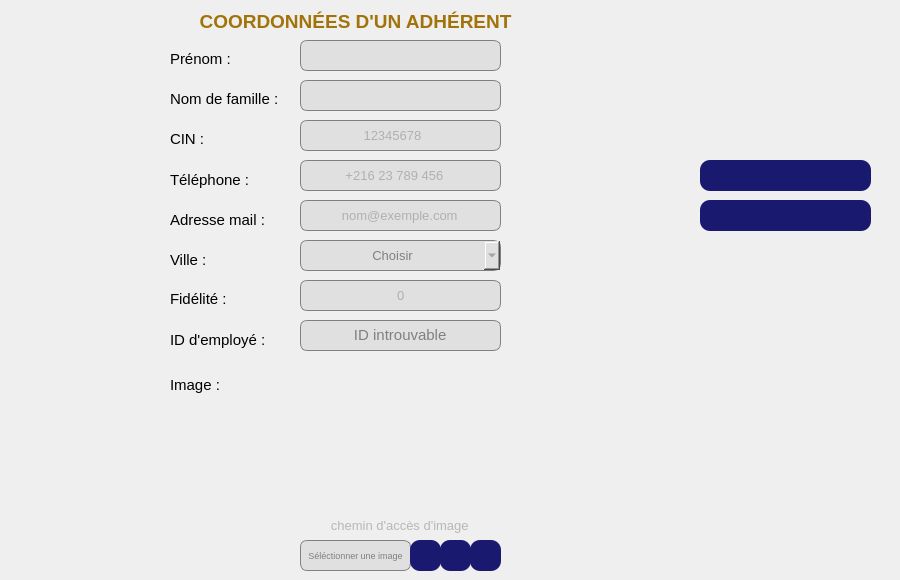
   <widget class="QWidget" name="tab_3">
    <attribute name="title">
     <string>INSERTION</string>
    </attribute>
    <widget class="QLineEdit" name="lineEdit_nom">
     <property name="geometry">
      <rect>
       <x>300</x>
       <y>80</y>
       <width>201</width>
       <height>31</height>
      </rect>
     </property>
     <property name="styleSheet">
      <string notr="true">QLineEdit {
	font: 10pt ;
    background-color: #e0e0e0; /* Couleur de fond par défaut */
    color: #808080; /* Couleur du texte par défaut (gris clair) */
    border: 1px solid #808080; /* Bordure grise par défaut */
    border-radius: 7px; /* Arrondir les coins par défaut */
    padding-left: 10px; /* Ajoute un espace à gauche */

}

QLineEdit:focus {
    background-color: #fafad2; /* Nouvelle couleur de fond lorsque le lineEdit est en focus */
    color: #000000; /* Nouvelle couleur du texte lorsque le lineEdit est en focus (noir) */
    border-color: #D3D3D3; /* Nouvelle couleur de la bordure lorsque le lineEdit est en focus */
}
</string>
     </property>
    </widget>
    <widget class="QLineEdit" name="lineEdit_prenom">
     <property name="geometry">
      <rect>
       <x>300</x>
       <y>40</y>
       <width>201</width>
       <height>31</height>
      </rect>
     </property>
     <property name="styleSheet">
      <string notr="true">QLineEdit {
	font: 10pt ;
    background-color: #e0e0e0; /* Couleur de fond par défaut */
    color: #808080; /* Couleur du texte par défaut (gris clair) */
    border: 1px solid #808080; /* Bordure grise par défaut */
    border-radius: 7px; /* Arrondir les coins par défaut */
    padding-left: 10px; /* Ajoute un espace à gauche */

}

QLineEdit:focus {
    background-color: #fafad2; /* Nouvelle couleur de fond lorsque le lineEdit est en focus */
    color: #000000; /* Nouvelle couleur du texte lorsque le lineEdit est en focus (noir) */
    border-color: #D3D3D3; /* Nouvelle couleur de la bordure lorsque le lineEdit est en focus */
}
</string>
     </property>
    </widget>
    <widget class="QLabel" name="label_19">
     <property name="geometry">
      <rect>
       <x>170</x>
       <y>170</y>
       <width>81</width>
       <height>21</height>
      </rect>
     </property>
     <property name="text">
      <string>&lt;html&gt;&lt;head/&gt;&lt;body&gt;&lt;p&gt;&lt;span style=&quot; font-size:11pt;&quot;&gt;Téléphone : &lt;/span&gt;&lt;/p&gt;&lt;/body&gt;&lt;/html&gt;</string>
     </property>
    </widget>
    <widget class="QLabel" name="label_20">
     <property name="geometry">
      <rect>
       <x>170</x>
       <y>50</y>
       <width>81</width>
       <height>16</height>
      </rect>
     </property>
     <property name="text">
      <string>&lt;html&gt;&lt;head/&gt;&lt;body&gt;&lt;p&gt;&lt;span style=&quot; font-size:11pt;&quot;&gt;Prénom : &lt;/span&gt;&lt;/p&gt;&lt;/body&gt;&lt;/html&gt;</string>
     </property>
    </widget>
    <widget class="QLineEdit" name="lineEdit_email">
     <property name="geometry">
      <rect>
       <x>300</x>
       <y>200</y>
       <width>201</width>
       <height>31</height>
      </rect>
     </property>
     <property name="styleSheet">
      <string notr="true">QLineEdit {
	font: 10pt ;
    background-color: #e0e0e0; /* Couleur de fond par défaut */
    color: #808080; /* Couleur du texte par défaut (gris clair) */
    border: 1px solid #808080; /* Bordure grise par défaut */
    border-radius: 7px; /* Arrondir les coins par défaut */
    padding-left: 10px; /* Ajoute un espace à gauche */
    padding-right: 10px; /* Ajoute un espace à droite */

}

QLineEdit:focus {
    background-color: #fafad2; /* Nouvelle couleur de fond lorsque le lineEdit est en focus */
    color: #000000; /* Nouvelle couleur du texte lorsque le lineEdit est en focus (noir) */
    border-color: #D3D3D3; /* Nouvelle couleur de la bordure lorsque le lineEdit est en focus */
}
</string>
     </property>
     <property name="placeholderText">
      <string>        nom@exemple.com</string>
     </property>
    </widget>
    <widget class="QLabel" name="label_21">
     <property name="geometry">
      <rect>
       <x>170</x>
       <y>130</y>
       <width>81</width>
       <height>16</height>
      </rect>
     </property>
     <property name="text">
      <string>&lt;html&gt;&lt;head/&gt;&lt;body&gt;&lt;p&gt;&lt;span style=&quot; font-size:11pt;&quot;&gt;CIN : &lt;/span&gt;&lt;/p&gt;&lt;/body&gt;&lt;/html&gt;</string>
     </property>
    </widget>
    <widget class="QLineEdit" name="lineEdit_cin">
     <property name="geometry">
      <rect>
       <x>300</x>
       <y>120</y>
       <width>201</width>
       <height>31</height>
      </rect>
     </property>
     <property name="styleSheet">
      <string notr="true">QLineEdit {
	font: 10pt ;
    background-color: #e0e0e0; /* Couleur de fond par défaut */
    color: #808080; /* Couleur du texte par défaut (gris clair) */
    border: 1px solid #808080; /* Bordure grise par défaut */
    border-radius: 7px; /* Arrondir les coins par défaut */
    padding-left: 10px; /* Ajoute un espace à gauche */

}

QLineEdit:focus {
    background-color: #fafad2; /* Nouvelle couleur de fond lorsque le lineEdit est en focus */
    color: #000000; /* Nouvelle couleur du texte lorsque le lineEdit est en focus (noir) */
    border-color: #D3D3D3; /* Nouvelle couleur de la bordure lorsque le lineEdit est en focus */
}
</string>
     </property>
     <property name="maxLength">
      <number>8</number>
     </property>
     <property name="placeholderText">
      <string>              12345678</string>
     </property>
    </widget>
    <widget class="QLabel" name="label_22">
     <property name="geometry">
      <rect>
       <x>170</x>
       <y>250</y>
       <width>81</width>
       <height>21</height>
      </rect>
     </property>
     <property name="text">
      <string>&lt;html&gt;&lt;head/&gt;&lt;body&gt;&lt;p&gt;&lt;span style=&quot; font-size:11pt;&quot;&gt;Ville : &lt;/span&gt;&lt;/p&gt;&lt;/body&gt;&lt;/html&gt;</string>
     </property>
    </widget>
    <widget class="QLineEdit" name="lineEdit_fidelite">
     <property name="geometry">
      <rect>
       <x>300</x>
       <y>280</y>
       <width>201</width>
       <height>31</height>
      </rect>
     </property>
     <property name="styleSheet">
      <string notr="true">QLineEdit {
	font: 10pt ;
    background-color: #e0e0e0; /* Couleur de fond par défaut */
    color: #808080; /* Couleur du texte par défaut (gris clair) */
    border: 1px solid #808080; /* Bordure grise par défaut */
    border-radius: 7px; /* Arrondir les coins par défaut */
    padding-left: 94px; /* Ajoute un espace à gauche */
    padding-right: 60px; /* Ajoute un espace à droite */

}

QLineEdit:focus {
    background-color: #fafad2; /* Nouvelle couleur de fond lorsque le lineEdit est en focus */
    color: #000000; /* Nouvelle couleur du texte lorsque le lineEdit est en focus (noir) */
    border-color: #D3D3D3; /* Nouvelle couleur de la bordure lorsque le lineEdit est en focus */
}
</string>
     </property>
     <property name="placeholderText">
      <string>0</string>
     </property>
    </widget>
    <widget class="QLabel" name="label_23">
     <property name="geometry">
      <rect>
       <x>170</x>
       <y>210</y>
       <width>101</width>
       <height>21</height>
      </rect>
     </property>
     <property name="styleSheet">
      <string notr="true"/>
     </property>
     <property name="text">
      <string>&lt;html&gt;&lt;head/&gt;&lt;body&gt;&lt;p&gt;&lt;span style=&quot; font-size:11pt;&quot;&gt;Adresse mail :&lt;/span&gt;&lt;/p&gt;&lt;/body&gt;&lt;/html&gt;</string>
     </property>
    </widget>
    <widget class="QLineEdit" name="lineEdit_num_tel">
     <property name="geometry">
      <rect>
       <x>300</x>
       <y>160</y>
       <width>201</width>
       <height>31</height>
      </rect>
     </property>
     <property name="styleSheet">
      <string notr="true">QLineEdit {
	font: 10pt ;
    background-color: #e0e0e0; /* Couleur de fond par défaut */
    color: #808080; /* Couleur du texte par défaut (gris clair) */
    border: 1px solid #808080; /* Bordure grise par défaut */
    border-radius: 7px; /* Arrondir les coins par défaut */
    padding-left: 10px; /* Ajoute un espace à gauche */

}

QLineEdit:focus {
    background-color: #fafad2; /* Nouvelle couleur de fond lorsque le lineEdit est en focus */
    color: #000000; /* Nouvelle couleur du texte lorsque le lineEdit est en focus (noir) */
    border-color: #D3D3D3; /* Nouvelle couleur de la bordure lorsque le lineEdit est en focus */
}
</string>
     </property>
     <property name="placeholderText">
      <string>         +216 23 789 456</string>
     </property>
    </widget>
    <widget class="QLabel" name="label_25">
     <property name="geometry">
      <rect>
       <x>170</x>
       <y>90</y>
       <width>121</width>
       <height>16</height>
      </rect>
     </property>
     <property name="text">
      <string>&lt;html&gt;&lt;head/&gt;&lt;body&gt;&lt;p&gt;&lt;span style=&quot; font-size:11pt;&quot;&gt;Nom de famille : &lt;/span&gt;&lt;/p&gt;&lt;/body&gt;&lt;/html&gt;</string>
     </property>
    </widget>
    <widget class="QLabel" name="label_26">
     <property name="geometry">
      <rect>
       <x>170</x>
       <y>290</y>
       <width>81</width>
       <height>16</height>
      </rect>
     </property>
     <property name="text">
      <string>&lt;html&gt;&lt;head/&gt;&lt;body&gt;&lt;p&gt;&lt;span style=&quot; font-size:11pt;&quot;&gt;Fidélité : &lt;/span&gt;&lt;/p&gt;&lt;/body&gt;&lt;/html&gt;</string>
     </property>
    </widget>
    <widget class="QLabel" name="label_27">
     <property name="geometry">
      <rect>
       <x>140</x>
       <y>10</y>
       <width>431</width>
       <height>21</height>
      </rect>
     </property>
     <property name="styleSheet">
      <string notr="true">alternate-background-color: rgb(185, 71, 255);</string>
     </property>
     <property name="text">
      <string>&lt;html&gt;&lt;head/&gt;&lt;body&gt;&lt;p align=&quot;center&quot;&gt;&lt;span style=&quot; font-size:14pt; font-weight:696; color:#a17309;&quot;&gt;COORDONNÉES D'UN ADHÉRENT&lt;/span&gt;&lt;/p&gt;&lt;/body&gt;&lt;/html&gt;</string>
     </property>
    </widget>
    <widget class="QComboBox" name="comboBox_ville">
     <property name="geometry">
      <rect>
       <x>300</x>
       <y>240</y>
       <width>201</width>
       <height>31</height>
      </rect>
     </property>
     <property name="cursor">
      <cursorShape>PointingHandCursor</cursorShape>
     </property>
     <property name="styleSheet">
      <string notr="true">QComboBox {
	font: 10pt ;
    background-color: #e0e0e0; /* Couleur de fond par défaut */
    color: #808080; /* Couleur du texte par défaut (gris clair) */
    border: 1px solid #808080; /* Bordure grise par défaut */
    border-radius: 7px; /* Arrondir les coins par défaut */
    padding-left: 10px; /* Ajoute un espace à gauche */

}

QComboBox:focus {
    background-color: #fafad2; /* Nouvelle couleur de fond lorsque le lineEdit est en focus */
    color: #000000; /* Nouvelle couleur du texte lorsque le lineEdit est en focus (noir) */
    border-color: #D3D3D3; /* Nouvelle couleur de la bordure lorsque le lineEdit est en focus */
}

</string>
     </property>
     <property name="currentText">
      <string>                 Choisir</string>
     </property>
     <property name="duplicatesEnabled">
      <bool>false</bool>
     </property>
     <property name="frame">
      <bool>true</bool>
     </property>
     <item>
      <property name="text">
       <string>                 Choisir</string>
      </property>
     </item>
     <item>
      <property name="text">
       <string>Ariana</string>
      </property>
     </item>
     <item>
      <property name="text">
       <string>Manouba</string>
      </property>
     </item>
     <item>
      <property name="text">
       <string>Tunis</string>
      </property>
     </item>
     <item>
      <property name="text">
       <string>Ben Arous</string>
      </property>
     </item>
     <item>
      <property name="text">
       <string>Kairouane</string>
      </property>
     </item>
     <item>
      <property name="text">
       <string>kasserine</string>
      </property>
     </item>
     <item>
      <property name="text">
       <string>Seliana</string>
      </property>
     </item>
     <item>
      <property name="text">
       <string>Beja</string>
      </property>
     </item>
     <item>
      <property name="text">
       <string>Jendouba</string>
      </property>
     </item>
     <item>
      <property name="text">
       <string>Tataouine</string>
      </property>
     </item>
     <item>
      <property name="text">
       <string>Sfax</string>
      </property>
     </item>
     <item>
      <property name="text">
       <string>Monastir</string>
      </property>
     </item>
     <item>
      <property name="text">
       <string>Sousse</string>
      </property>
     </item>
     <item>
      <property name="text">
       <string>Nabeul</string>
      </property>
     </item>
     <item>
      <property name="text">
       <string>Gabes</string>
      </property>
     </item>
     <item>
      <property name="text">
       <string>Kebili</string>
      </property>
     </item>
     <item>
      <property name="text">
       <string>Tozeur</string>
      </property>
     </item>
     <item>
      <property name="text">
       <string>Mednine</string>
      </property>
     </item>
     <item>
      <property name="text">
       <string>Gafsa</string>
      </property>
     </item>
     <item>
      <property name="text">
       <string>Bizerte</string>
      </property>
     </item>
     <item>
      <property name="text">
       <string>Kef</string>
      </property>
     </item>
     <item>
      <property name="text">
       <string>Sidi Bouzid</string>
      </property>
     </item>
     <item>
      <property name="text">
       <string>Mahdia</string>
      </property>
     </item>
     <item>
      <property name="text">
       <string>Zaghouan</string>
      </property>
     </item>
    </widget>
    <widget class="QPushButton" name="pushButton_ajouterImage">
     <property name="geometry">
      <rect>
       <x>300</x>
       <y>540</y>
       <width>111</width>
       <height>31</height>
      </rect>
     </property>
     <property name="styleSheet">
      <string notr="true">
QPushButton {
	font: 7pt ;
    background-color: #e0e0e0; /* Couleur de fond par défaut */
    color: #808080; /* Couleur du texte par défaut (gris clair) */
    border: 1px solid #808080; /* Bordure grise par défaut */
    border-radius: 7px; /* Arrondir les coins par défaut */
}

/* Style lorsque la souris survole le bouton */
QPushButton:hover {
    background-color: #fafad2; /* Nouvelle couleur de fond lorsque le lineEdit est en focus */
    color: #000000; /* Nouvelle couleur du texte lorsque le lineEdit est en focus (noir) */
    border-color: #D3D3D3; /* Nouvelle couleur de la bordure lorsque le lineEdit est en focus */
}

/* Style lorsque le bouton est enfoncé */
QPushButton:pressed {
    background-color: #b8860b; /* Couleur de fond en cas d'appui */
    border: 1px solid #446cff; /* Bordure en cas d'appui */
}

/* Style lorsque le bouton est enfoncé et coché (utilisé pour les boutons à bascule) */
QPushButton:checked {
    background-color: #3761ff; /* Couleur de fond en cas de bouton coché */
    border: 1px solid #3761ff; /* Bordure en cas de bouton coché */
}




</string>
     </property>
     <property name="text">
      <string>Séléctionner une image</string>
     </property>
    </widget>
    <widget class="QLabel" name="imageLabel">
     <property name="geometry">
      <rect>
       <x>300</x>
       <y>360</y>
       <width>201</width>
       <height>151</height>
      </rect>
     </property>
     <property name="styleSheet">
      <string notr="true"/>
     </property>
     <property name="text">
      <string/>
     </property>
     <property name="scaledContents">
      <bool>false</bool>
     </property>
    </widget>
    <widget class="QLineEdit" name="lineEdit_cheminImage">
     <property name="geometry">
      <rect>
       <x>300</x>
       <y>510</y>
       <width>351</width>
       <height>31</height>
      </rect>
     </property>
     <property name="styleSheet">
      <string notr="true">QLineEdit {
	font: 10pt ;
    /*background-color: #e0e0e0; *//* Couleur de fond par défaut */
    background-color: transparent; /* Couleur de fond par défaut */
    color: #808080; /* Couleur du texte par défaut (gris clair) */
    /*border: 1px solid #808080;*/ /* Bordure grise par défaut */
    border: none; /* Bordure grise par défaut */
}


QLineEdit:focus {
    background-color: #fafad2; /* Nouvelle couleur de fond lorsque le lineEdit est en focus */
    color: #000000; /* Nouvelle couleur du texte lorsque le lineEdit est en focus (noir) */
    border-color: #D3D3D3; /* Nouvelle couleur de la bordure lorsque le lineEdit est en focus */
}
</string>
     </property>
     <property name="placeholderText">
      <string>        chemin d'accès d'image</string>
     </property>
    </widget>
    <widget class="QLabel" name="label_33">
     <property name="geometry">
      <rect>
       <x>170</x>
       <y>370</y>
       <width>81</width>
       <height>31</height>
      </rect>
     </property>
     <property name="text">
      <string>&lt;html&gt;&lt;head/&gt;&lt;body&gt;&lt;p&gt;&lt;span style=&quot; font-size:11pt;&quot;&gt;Image : &lt;/span&gt;&lt;/p&gt;&lt;/body&gt;&lt;/html&gt;</string>
     </property>
    </widget>
    <widget class="QLabel" name="imageLabel_2">
     <property name="geometry">
      <rect>
       <x>300</x>
       <y>360</y>
       <width>201</width>
       <height>151</height>
      </rect>
     </property>
     <property name="cursor">
      <cursorShape>ForbiddenCursor</cursorShape>
     </property>
     <property name="styleSheet">
      <string notr="true"/>
     </property>
     <property name="text">
      <string/>
     </property>
     <property name="pixmap">
      <pixmap resource="profil_image.qrc">:/image_profil/img/image_unknown.jpg</pixmap>
     </property>
     <property name="scaledContents">
      <bool>true</bool>
     </property>
    </widget>
    <widget class="QPushButton" name="pushButton_Image_Capture">
     <property name="geometry">
      <rect>
       <x>440</x>
       <y>540</y>
       <width>31</width>
       <height>31</height>
      </rect>
     </property>
     <property name="styleSheet">
      <string notr="true">QPushButton {
	/*image: url(:/camera/img/capture_image.png);*/
	image: url(:/cam/img/capture_imagee.png);
	font: 12pt &quot;Century Gothic&quot;;
    background-color: #191970; /* Couleur de fond */
    color: #fff; /* Couleur du texte */
    border: none; /* Pas de bordure */
    border-radius: 10px; /* Arrondir les coins */
}

/* Style lorsque la souris survole le bouton */
QPushButton:hover {
	color: rgb(255, 255, 255);

background:#DAA520;
border: none;
}

/* Style lorsque le bouton est enfoncé */
QPushButton:pressed {
    background-color: #b8860b; /* Couleur de fond en cas d'appui */
    border: 1px solid #446cff; /* Bordure en cas d'appui */
}

/* Style lorsque le bouton est enfoncé et coché (utilisé pour les boutons à bascule) */
QPushButton:checked {
    background-color: #3761ff; /* Couleur de fond en cas de bouton coché */
    border: 1px solid #3761ff; /* Bordure en cas de bouton coché */
}




</string>
     </property>
     <property name="text">
      <string/>
     </property>
    </widget>
    <widget class="QPushButton" name="pushButton_Start_Camera">
     <property name="geometry">
      <rect>
       <x>410</x>
       <y>540</y>
       <width>31</width>
       <height>31</height>
      </rect>
     </property>
     <property name="styleSheet">
      <string notr="true">QPushButton {
	image: url(:/camera/img/start_camera.png);
	font: 12pt &quot;Century Gothic&quot;;
    background-color: #191970; /* Couleur de fond */
    color: #fff; /* Couleur du texte */
    border: none; /* Pas de bordure */
    border-radius: 10px; /* Arrondir les coins */
}

/* Style lorsque la souris survole le bouton */
QPushButton:hover {
	color: rgb(255, 255, 255);

background:#DAA520;
border: none;
}

/* Style lorsque le bouton est enfoncé */
QPushButton:pressed {
    background-color: #b8860b; /* Couleur de fond en cas d'appui */
    border: 1px solid #446cff; /* Bordure en cas d'appui */
}

/* Style lorsque le bouton est enfoncé et coché (utilisé pour les boutons à bascule) */
QPushButton:checked {
    background-color: #3761ff; /* Couleur de fond en cas de bouton coché */
    border: 1px solid #3761ff; /* Bordure en cas de bouton coché */
}




</string>
     </property>
     <property name="text">
      <string/>
     </property>
    </widget>
    <widget class="QPushButton" name="pushButton_Stop_Camera">
     <property name="geometry">
      <rect>
       <x>470</x>
       <y>540</y>
       <width>31</width>
       <height>31</height>
      </rect>
     </property>
     <property name="styleSheet">
      <string notr="true">QPushButton {
	font: 12pt &quot;Century Gothic&quot;;
	image: url(:/cam/img/stop_cameraa.png);
    background-color: #191970; /* Couleur de fond */
    color: #fff; /* Couleur du texte */
    border: none; /* Pas de bordure */
    border-radius: 10px; /* Arrondir les coins */
}

/* Style lorsque la souris survole le bouton */
QPushButton:hover {
	color: rgb(255, 255, 255);

background:#DAA520;
border: none;
}

/* Style lorsque le bouton est enfoncé */
QPushButton:pressed {
    background-color: #b8860b; /* Couleur de fond en cas d'appui */
    border: 1px solid #446cff; /* Bordure en cas d'appui */
}

/* Style lorsque le bouton est enfoncé et coché (utilisé pour les boutons à bascule) */
QPushButton:checked {
    background-color: #3761ff; /* Couleur de fond en cas de bouton coché */
    border: 1px solid #3761ff; /* Bordure en cas de bouton coché */
}




</string>
     </property>
     <property name="text">
      <string/>
     </property>
    </widget>
    <widget class="QCameraViewfinder" name="widget_Camera_View" native="true">
     <property name="geometry">
      <rect>
       <x>640</x>
       <y>340</y>
       <width>251</width>
       <height>151</height>
      </rect>
     </property>
    </widget>
    <widget class="QLabel" name="label_erreur_prenom">
     <property name="geometry">
      <rect>
       <x>510</x>
       <y>60</y>
       <width>291</width>
       <height>31</height>
      </rect>
     </property>
     <property name="text">
      <string/>
     </property>
    </widget>
    <widget class="QLabel" name="label_erreur_nom">
     <property name="geometry">
      <rect>
       <x>510</x>
       <y>100</y>
       <width>291</width>
       <height>31</height>
      </rect>
     </property>
     <property name="text">
      <string/>
     </property>
    </widget>
    <widget class="QLabel" name="label_erreur_cin">
     <property name="geometry">
      <rect>
       <x>510</x>
       <y>140</y>
       <width>291</width>
       <height>31</height>
      </rect>
     </property>
     <property name="text">
      <string/>
     </property>
    </widget>
    <widget class="QLabel" name="label_erreur_num_tel">
     <property name="geometry">
      <rect>
       <x>510</x>
       <y>180</y>
       <width>291</width>
       <height>31</height>
      </rect>
     </property>
     <property name="text">
      <string/>
     </property>
    </widget>
    <widget class="QLabel" name="label_erreur_email">
     <property name="geometry">
      <rect>
       <x>510</x>
       <y>220</y>
       <width>291</width>
       <height>31</height>
      </rect>
     </property>
     <property name="text">
      <string/>
     </property>
    </widget>
    <widget class="QLabel" name="label_erreur_ville">
     <property name="geometry">
      <rect>
       <x>510</x>
       <y>260</y>
       <width>291</width>
       <height>31</height>
      </rect>
     </property>
     <property name="text">
      <string/>
     </property>
    </widget>
    <widget class="QLabel" name="label_erreur_fidelite">
     <property name="geometry">
      <rect>
       <x>510</x>
       <y>300</y>
       <width>291</width>
       <height>31</height>
      </rect>
     </property>
     <property name="text">
      <string/>
     </property>
    </widget>
    <widget class="QLabel" name="label_erreur_image_a">
     <property name="geometry">
      <rect>
       <x>510</x>
       <y>520</y>
       <width>291</width>
       <height>31</height>
      </rect>
     </property>
     <property name="text">
      <string/>
     </property>
    </widget>
    <widget class="QPushButton" name="pushButton_ajouterAdherent">
     <property name="geometry">
      <rect>
       <x>700</x>
       <y>160</y>
       <width>171</width>
       <height>31</height>
      </rect>
     </property>
     <property name="styleSheet">
      <string notr="true">QPushButton {
	image: url(:/images/img/Picsart_24-02-16_20-04-17-307.png);
	font: 12pt &quot;Century Gothic&quot;;
    background-color: #191970; /* Couleur de fond */
    color: #fff; /* Couleur du texte */
    border: none; /* Pas de bordure */
    border-radius: 10px; /* Arrondir les coins */
}

/* Style lorsque la souris survole le bouton */
QPushButton:hover {
	color: rgb(255, 255, 255);

background:#DAA520;
border: none;
}

/* Style lorsque le bouton est enfoncé */
QPushButton:pressed {
    background-color: #b8860b; /* Couleur de fond en cas d'appui */
    border: 1px solid #446cff; /* Bordure en cas d'appui */
}

/* Style lorsque le bouton est enfoncé et coché (utilisé pour les boutons à bascule) */
QPushButton:checked {
    background-color: #3761ff; /* Couleur de fond en cas de bouton coché */
    border: 1px solid #3761ff; /* Bordure en cas de bouton coché */
}




</string>
     </property>
     <property name="text">
      <string/>
     </property>
    </widget>
    <widget class="QPushButton" name="pushButton_refresh_insertion">
     <property name="geometry">
      <rect>
       <x>700</x>
       <y>200</y>
       <width>171</width>
       <height>31</height>
      </rect>
     </property>
     <property name="styleSheet">
      <string notr="true">QPushButton {
	font: 12pt &quot;Century Gothic&quot;;
	image: url(:/images/img/Picsart_24-02-16_20-03-29-572.png);
    background-color: #191970; /* Couleur de fond */
    color: #fff; /* Couleur du texte */
    border: none; /* Pas de bordure */
    border-radius: 10px; /* Arrondir les coins */
}

/* Style lorsque la souris survole le bouton */
QPushButton:hover {
	color: rgb(255, 255, 255);

background:#DAA520;
border: none;
}

/* Style lorsque le bouton est enfoncé */
QPushButton:pressed {
    background-color: #b8860b; /* Couleur de fond en cas d'appui */
    border: 1px solid #446cff; /* Bordure en cas d'appui */
}

/* Style lorsque le bouton est enfoncé et coché (utilisé pour les boutons à bascule) */
QPushButton:checked {
    background-color: #3761ff; /* Couleur de fond en cas de bouton coché */
    border: 1px solid #3761ff; /* Bordure en cas de bouton coché */
}




</string>
     </property>
     <property name="text">
      <string/>
     </property>
    </widget>
    <widget class="QLabel" name="label_37">
     <property name="geometry">
      <rect>
       <x>170</x>
       <y>330</y>
       <width>101</width>
       <height>21</height>
      </rect>
     </property>
     <property name="text">
      <string>&lt;html&gt;&lt;head/&gt;&lt;body&gt;&lt;p&gt;&lt;span style=&quot; font-size:11pt;&quot;&gt;ID d'employé : &lt;/span&gt;&lt;/p&gt;&lt;/body&gt;&lt;/html&gt;</string>
     </property>
    </widget>
    <widget class="QLabel" name="label_id_employe_join">
     <property name="geometry">
      <rect>
       <x>300</x>
       <y>320</y>
       <width>201</width>
       <height>31</height>
      </rect>
     </property>
     <property name="styleSheet">
      <string notr="true">font: 10pt;
background-color: #e0e0e0;
color: #808080;
/* Couleur du texte par défaut (gris clair) */
border: 1px solid #808080;
border-radius: 7px;
text-align: center; /* Centrer le texte */
</string>
     </property>
     <property name="text">
      <string>&lt;html&gt;
&lt;head&gt;&lt;/head&gt;
&lt;body&gt;
    &lt;p style=&quot;text-align: center;&quot;&gt;
        &lt;span style=&quot;font-size: 11pt;&quot;&gt;ID introuvable&lt;/span&gt;
    &lt;/p&gt;
&lt;/body&gt;
&lt;/html&gt;
</string>
     </property>
    </widget>
   </widget>
